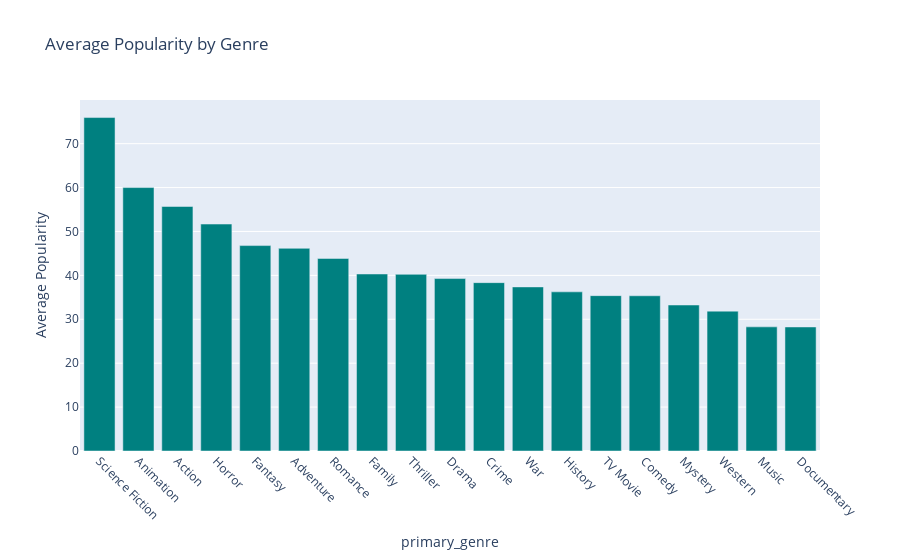

The notebook cell this image was saved under:
### Code cell
# lets visualize that data now
# bar chart of average popularity by genre
import plotly.express as px
fig = px.bar(genre_popularity, 
             x=genre_popularity.index, 
             y=genre_popularity.values, 
             labels={'x': 'Genre', 'y': 'Average Popularity'},
             title='Average Popularity by Genre',
             color_discrete_sequence=['#008080'])
fig.update_layout(
    xaxis_tickangle=45
)
fig.show()

### Figure 1 — Plotly figure (JSON) as saved in the notebook; plotly's stock layout.template omitted (floating-point values rounded to 4 significant figures)
{"data": [{"alignmentgroup": "True", "hovertemplate": "primary_genre=%{x}<br>Average Popularity=%{y}<extra></extra>", "legendgroup": "", "marker": {"color": "#008080", "pattern": {"shape": ""}}, "name": "", "offsetgroup": "", "orientation": "v", "showlegend": false, "textposition": "auto", "type": "bar", "x": ["Science Fiction", "Animation", "Action", "Horror", "Fantasy", "Adventure", "Romance", "Family", "Thriller", "Drama", "Crime", "War", "History", "TV Movie", "Comedy", "Mystery", "Western", "Music", "Documentary"], "xaxis": "x", "y": [75.95, 60.0, 55.69, 51.69, 46.79, 46.16, 43.85, 40.32, 40.24, 39.28, 38.35, 37.37, 36.25, 35.38, 35.35, 33.25, 31.85, 28.28, 28.25], "yaxis": "y"}], "layout": {"barmode": "relative", "legend": {"tracegroupgap": 0}, "title": {"text": "Average Popularity by Genre"}, "xaxis": {"anchor": "y", "domain": [0, 1], "tickangle": 45, "title": {"text": "primary_genre"}}, "yaxis": {"anchor": "x", "domain": [0, 1], "title": {"text": "Average Popularity"}}}}
